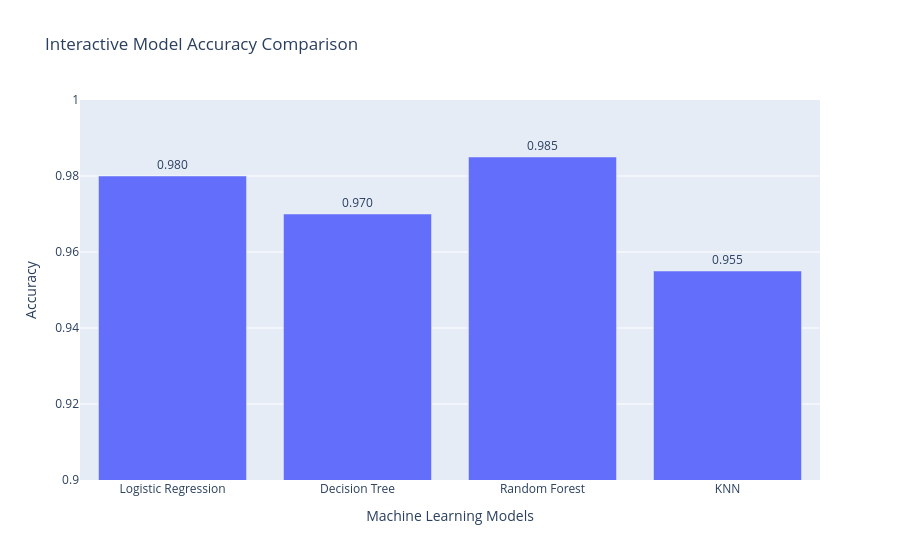

The notebook cell this image was saved under:
### Code cell
# Interactive Model Accuracy Comparison

import plotly.express as px

fig = px.bar(
    final_results,
    x='Model',
    y='Accuracy',
    title='Interactive Model Accuracy Comparison',
    text='Accuracy'
)

fig.update_traces(
    texttemplate='%{text:.3f}',
    textposition='outside'
)

fig.update_yaxes(
    range=[0.90, 1.00],
    title='Accuracy'
)

fig.update_xaxes(
    title='Machine Learning Models'
)

fig.show()

### Figure 1 — Plotly figure (JSON) as saved in the notebook; plotly's stock layout.template omitted (floating-point values rounded to 4 significant figures)
{"data": [{"hovertemplate": "Model=%{x}<br>Accuracy=%{text}<extra></extra>", "legendgroup": "", "marker": {"color": "#636efa", "pattern": {"shape": ""}}, "name": "", "orientation": "v", "showlegend": false, "text": [0.98, 0.97, 0.985, 0.955], "textposition": "outside", "texttemplate": "%{text:.3f}", "type": "bar", "x": ["Logistic Regression", "Decision Tree", "Random Forest", "KNN"], "xaxis": "x", "y": [0.98, 0.97, 0.985, 0.955], "yaxis": "y"}], "layout": {"barmode": "relative", "legend": {"tracegroupgap": 0}, "title": {"text": "Interactive Model Accuracy Comparison"}, "xaxis": {"anchor": "y", "domain": [0, 1], "title": {"text": "Machine Learning Models"}}, "yaxis": {"anchor": "x", "domain": [0, 1], "range": [0.9, 1], "title": {"text": "Accuracy"}}}}
